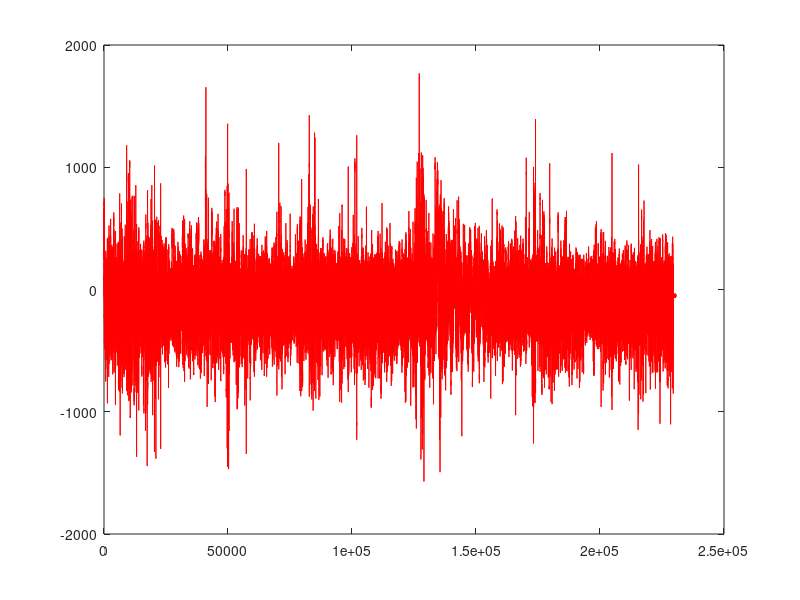

Write MATLAB code to recreate this figure. (Note: this script raises an error after producing the figure.)
%clear;clc;
load iaf2.mat
%dd=preprocess(iaf2);
xplot=1:size(iaf2,1);
figure
plot(xplot,iaf2(:,5),'-r')
figure
plot(xplot,DD(:,5),'-b')
%figure
%plot(xplot,iaf2(:,2),'-b')
%plot(xplot,dd(:,2),'-b')
%figure
%plot(xplot,iaf2(:,3),'-y')
%plot(xplot,dd(:,3),'-y')
%figure
%plot(xplot,iaf2(:,4),'-g')
%plot(xplot,dd(:,4),'-g')
%figure
%plot(xplot,iaf2(:,1),'-k')
%plot(xplot,dd(:,5),'-k')